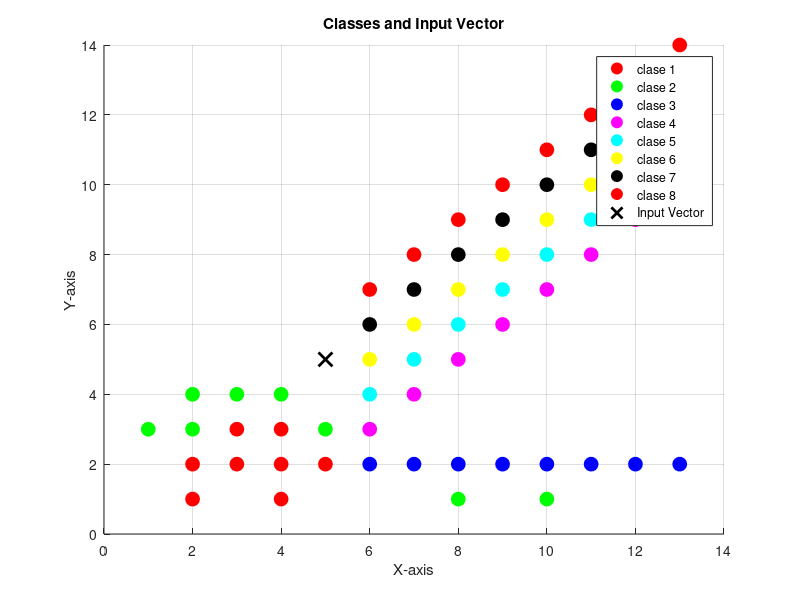

Reproduce this figure in MATLAB.
%Definir clases

c1 = [2 4 2 3 4 5 3 4; 1 1 2 2 2 2 3 3];
c2 = [1 2 5 2 3 4 8 10 ; 3 3 3 4 4 4 1 1];
c3 = [6 7 8 9 10 11 12 13 ; 2 2 2 2 2 2 2 2];
c4 = [6 7 8 9 10 11 12 13 ; 3 4 5 6 7 8 9 10];
c5 = [6 7 8 9 10 11 12 13 ; 4 5 6 7 8 9 10 11];
c6 = [6 7 8 9 10 11 12 13 ; 5 6 7 8 9 10 11 12];
c7 = [6 7 8 9 10 11 12 13 ; 6 7 8 9 10 11 12 13];
c8 = [6 7 8 9 10 11 12 13 ; 7 8 9 10 11 12 13 14];

%Calcular parametros

media1=mean(c1,2);
media2=mean(c2,2);
media3=mean(c3,2);
media4=mean(c4,2);
media5=mean(c5,2);
media6=mean(c6,2);
media7=mean(c7,2);
media8=mean(c8,2);

o = "si";
while (o == "si")
    vx = input('dame el valor de la coordenada en x= ');
    vy = input('dame el valor de la coordenada en y= ');
    vector = [vx; vy];
    
    %calculando su centroide:
    dist1 = norm(media1-vector);
    dist2 = norm(media2-vector);
    dist3 = norm(media3-vector);
    dist4 = norm(media4-vector);
    dist5 = norm(media5-vector);
    dist6 = norm(media6-vector);
    dist7 = norm(media7-vector);
    dist8 = norm(media8-vector);
    dist_total = [dist1, dist2, dist3, dist4, dist5, dist6, dist7, dist8];

    disp(['Valor de los centroides: ', num2str(dist_total)]);

    T = input('Dame la minima distancia para que pertenezca a una clase: ');
    
    if all(dist_total > T)
        disp('El punto no pertenece a ninguna clase.');
    else
        clase = find(dist_total <= T);
        disp(['El punto pertenece a la clase: ', num2str(clase)]);
    end
    
    %Graficar todas las clases y el vector
    figure;
    hold on;
    plot(c1(1,:), c1(2,:), 'ro', 'MarkerSize', 10, 'MarkerFaceColor', 'r', 'DisplayName', "clase 1");
    plot(c2(1,:), c2(2,:), 'go', 'MarkerSize', 10, 'MarkerFaceColor', 'g', 'DisplayName', "clase 2");
    plot(c3(1,:), c3(2,:), 'bo', 'MarkerSize', 10, 'MarkerFaceColor', 'b', 'DisplayName', "clase 3");
    plot(c4(1,:), c4(2,:), 'mo', 'MarkerSize', 10, 'MarkerFaceColor', 'm', 'DisplayName', "clase 4");
    plot(c5(1,:), c5(2,:), 'co', 'MarkerSize', 10, 'MarkerFaceColor', 'c', 'DisplayName', "clase 5");
    plot(c6(1,:), c6(2,:), 'yo', 'MarkerSize', 10, 'MarkerFaceColor', 'y', 'DisplayName', "clase 6");
    plot(c7(1,:), c7(2,:), 'ko', 'MarkerSize', 10, 'MarkerFaceColor', 'k', 'DisplayName', "clase 7");
    plot(c8(1,:), c8(2,:), 'ro', 'MarkerSize', 10, 'MarkerFaceColor', 'r', 'DisplayName', "clase 8");
    plot(vx, vy, 'kx', 'MarkerSize', 10, 'LineWidth', 2, 'DisplayName', 'Input Vector');
    legend show;
    xlabel('X-axis');
    ylabel('Y-axis');
    title('Classes and Input Vector');
    grid on;
    hold off;

    o = input('¿Deseas probar con otro punto? (si/no): ', 's');
end
disp('Gracias por usar el clasificador de clases.');